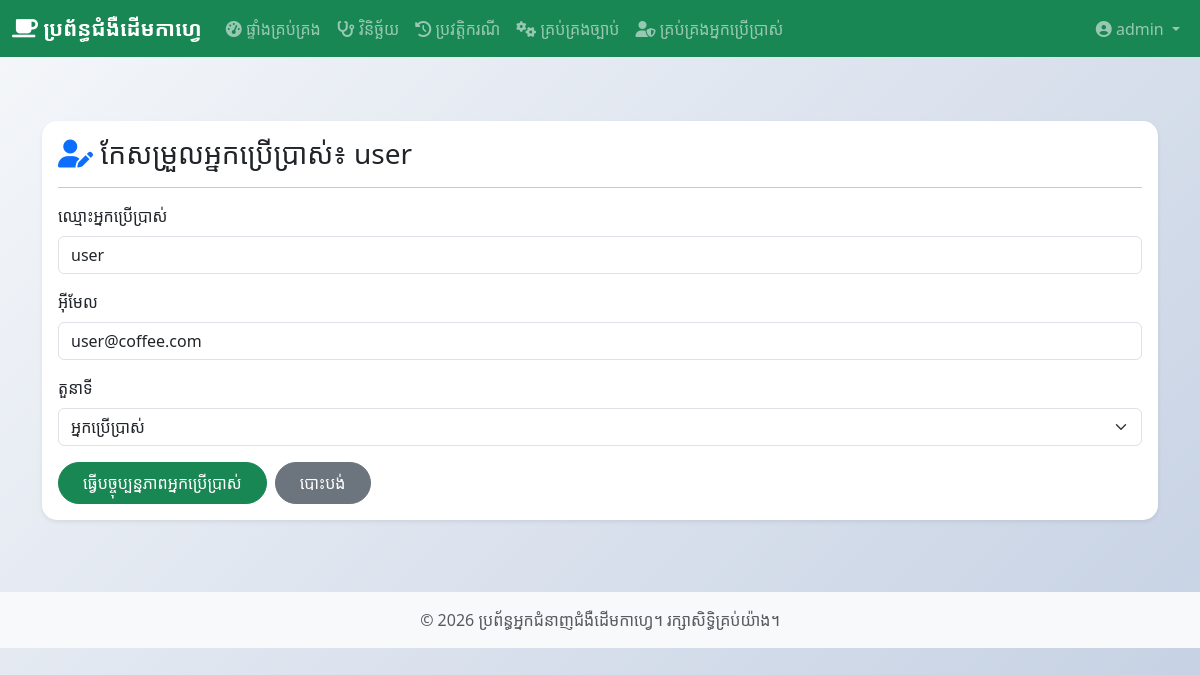
Page /user/edit/2 (signed in) on the committed database.
### models/user.py (models this page shows, shortened)
class User(UserMixin, db.Model):
    __tablename__ = 'users'
    id = db.Column(db.Integer, primary_key=True)
    username = db.Column(db.String(80), unique=True, nullable=False)
    email = db.Column(db.String(120), unique=True, nullable=False)
    password_hash = db.Column(db.String(255), nullable=False)
    full_name = db.Column(db.String(100))
    role = db.Column(db.String(20), default='user')
    created_at = db.Column(db.DateTime, default=datetime.utcnow)
    diagnosis_cases = db.relationship('DiagnosisCase', backref='user', lazy=True)

### routes/auth.py (the view, shortened to what this page needs)
@auth_bp.route('/user/edit/<int:user_id>', methods=['GET', 'POST'])
@login_required
def edit_user(user_id):
    if current_user.role != 'admin':
        flash('គ្មានសិទ្ធិចូលប្រើ', 'danger')
        return redirect(url_for('diagnosis.dashboard'))
    user = User.query.get_or_404(user_id)
    return render_template('edit_user.html', user=user)

### models/__init__.py (called while the page is built)
def init_app(app):
    db.init_app(app)
    login_manager.init_app(app)
    login_manager.login_view = 'auth.login'
    from models.user import User
    @login_manager.user_loader
    def load_user(user_id):
        return User.query.get(int(user_id))

### templates/edit_user.html (shortened to what this page needs)
{% extends "base.html" %}
{% block content %}
<div class="container mt-4">
    <div class="card shadow-sm border-0">
        <div class="card-body">
            <h3><i class="fas fa-user-edit text-primary"></i> កែសម្រួលអ្នកប្រើប្រាស់៖ {{ user.username }}</h3>
            <hr>
            <form method="POST">
                <div class="mb-3">
                    <label class="form-label">ឈ្មោះអ្នកប្រើប្រាស់</label>
                    <input type="text" name="username" class="form-control" value="{{ user.username }}" required>
                </div>
                <div class="mb-3">
                    <label class="form-label">អ៊ីមែល</label>
                    <input type="email" name="email" class="form-control" value="{{ user.email }}" required>
                </div>
                <div class="mb-3">
                    <label class="form-label">តួនាទី</label>
                    <select name="role" class="form-select">
                        <option value="user" {% if user.role == 'user' %}selected{% endif %}>អ្នកប្រើប្រាស់</option>
                    </select>
                </div>
                <div class="d-flex gap-2">
                    <button type="submit" class="btn btn-success">ធ្វើបច្ចុប្បន្នភាពអ្នកប្រើប្រាស់</button>
                    <a href="{{ url_for('auth.manage_users') }}" class="btn btn-secondary">បោះបង់</a>
                </div>
            </form>
        </div>
    </div>
</div>
{% endblock %}

### templates/base.html (shortened to what this page needs)
<!DOCTYPE html>
<html lang="km">
<head>
    <link href="https://cdn.jsdelivr.net/npm/bootstrap@5.3.0/dist/css/bootstrap.min.css" rel="stylesheet">
    <link rel="stylesheet" href="https://cdnjs.cloudflare.com/ajax/libs/font-awesome/6.4.0/css/all.min.css">
    <link rel="stylesheet" href="{{ url_for('static', filename='css/style.css') }}">
</head>
<body>
    {% if current_user.is_authenticated %}
    <nav class="navbar navbar-expand-lg navbar-dark bg-success">
        <div class="container-fluid">
            <a class="navbar-brand" href="{{ url_for('diagnosis.dashboard') }}">
                <i class="fas fa-coffee"></i> ប្រព័ន្ធជំងឺដើមកាហ្វេ
            </a>
            <div class="collapse navbar-collapse" id="navbarNav">
                <ul class="navbar-nav me-auto">
                    <li class="nav-item">
                        <a class="nav-link" href="{{ url_for('diagnosis.dashboard') }}">
                            <i class="fas fa-tachometer-alt"></i> ផ្ទាំងគ្រប់គ្រង
                        </a>
                    </li>
                    <li class="nav-item">
                        <a class="nav-link" href="{{ url_for('diagnosis.diagnose') }}">
                            <i class="fas fa-stethoscope"></i> វិនិច្ឆ័យ
                        </a>
                    </li>
                    <li class="nav-item">
                        <a class="nav-link" href="{{ url_for('cases.index') }}">
                            <i class="fas fa-history"></i> ប្រវត្តិករណី
                        </a>
                    </li>
                    {% if current_user.role in ['admin', 'manager', 'expert'] %}
                    <li class="nav-item">
                        <a class="nav-link" href="{{ url_for('rules.index') }}">
                            <i class="fas fa-cogs"></i> គ្រប់គ្រងច្បាប់
                        </a>
                    </li>
                    {% endif %}
                    {% if current_user.role in ['admin', 'manager'] %}
                    <li class="nav-item">
                        <a class="nav-link" href="{{ url_for('auth.manage_users') }}">
                            <i class="fas fa-user-shield"></i> គ្រប់គ្រងអ្នកប្រើប្រាស់
                        </a>
                    </li>
                    {% endif %}
                </ul>
                <ul class="navbar-nav">
                    <li class="nav-item dropdown">
                        <a class="nav-link dropdown-toggle" href="#" id="userDropdown" role="button" data-bs-toggle="dropdown">
                            <i class="fas fa-user-circle"></i> {{ current_user.username }}
                        </a>
                    </li>
                </ul>
            </div>
        </div>
    </nav>
    {% endif %}
    <main class="container-fluid py-4">
        {% block content %}{% endblock %}
    </main>
    <footer class="bg-light text-center text-muted py-3 mt-5">
        <div class="container">
            <p class="mb-0">&copy; 2026 ប្រព័ន្ធអ្នកជំនាញជំងឺដើមកាហ្វេ។ រក្សាសិទ្ធិគ្រប់យ៉ាង។</p>
        </div>
    </footer>
</body>
</html>

### static/css/style.css (style rules this page uses)
:root { --primary-green: #28a745; --success-green: #20c997; --warning-orange: #fd7e14; --danger-red: #dc3545; --coffee-brown: #6f4e37; }
body { background: linear-gradient(135deg, #f5f7fa 0%, #c3cfe2 100%); min-height: 100vh; font-family: 'Noto Sans Khmer', 'Segoe UI', Tahoma, Geneva, Verdana, sans-serif; }
.navbar-brand { font-weight: 700; font-size: 1.3rem; }
.card { border-radius: 15px; box-shadow: 0 5px 20px rgba(0,0,0,0.08); border: none; }
.btn { border-radius: 25px; padding: 0.5rem 1.5rem; font-weight: 500; transition: all 0.3s ease; }

### rows in the picture
User: username "admin"
User: username "user", email "user@coffee.com", role "អ្នកប្រើប្រាស់"
